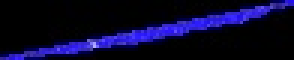
#> input picture CNN_AI/Segmentacion/Azul R2.jpg, 98 x 20 px, found by its file name (shown 3 times larger)
$ python canny.py
#> lines starting #> are read from the running program, lines starting #| are printed output that depends on the picture
import cv2
import numpy as np
import matplotlib.pyplot as plt

def detectar_bordes(imagen_path):
    # Cargar la imagen
#> called with imagen_path = 'data/Azul R2.JPG'
    imagen = cv2.imread(imagen_path)
#> imagen is the input picture: shape (20, 98, 3); mean B, G, R 42.6, 7, 9.4
    if imagen is None:
        print("Error: No se pudo cargar la imagen.")
        return

    # Convertir a escala de grises
    gris = cv2.cvtColor(imagen, cv2.COLOR_BGR2GRAY)
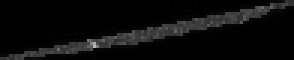
#> gris: shape (20, 98) (shown 3 times larger); min 0, max 184, mean 11.8

    # Aplicar desenfoque Gaussiano
    desenfoque = cv2.GaussianBlur(gris, (3, 3), 1)
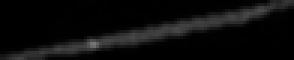
#> desenfoque: shape (20, 98) (shown 3 times larger); min 0, max 120, mean 11.9

    # Aplicar Canny para detectar bordes
    bordes = cv2.Canny(desenfoque, 50, 150)
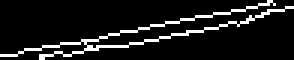
#> bordes: shape (20, 98) (shown 3 times larger); 9.6% white in thin lines or dots

    # Convertir la imagen original de BGR a RGB para mostrarla correctamente
    imagen_rgb = cv2.cvtColor(imagen, cv2.COLOR_BGR2RGB)

    # Mostrar la imagen original y la imagen con bordes detectados
    plt.figure(figsize=(10,5))
    plt.subplot(1,2,1)
    plt.imshow(imagen_rgb)  # Usamos la imagen convertida a RGB
    plt.title('Imágen Original')
    plt.axis('off')

    plt.subplot(1,2,2)
    plt.imshow(bordes, cmap='Greys_r')  # La imagen de bordes ya está en escala de grises
    plt.title('Técnica Canny')
    plt.axis('off')

    plt.show()
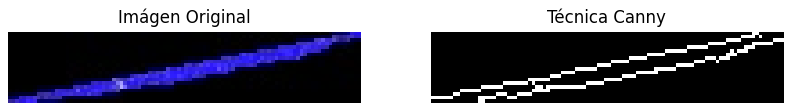
#> figure drawn by matplotlib, 2 panels

# Ruta de la imagen de prueba
imagen_path = "data/Azul R2.JPG"
detectar_bordes(imagen_path)
